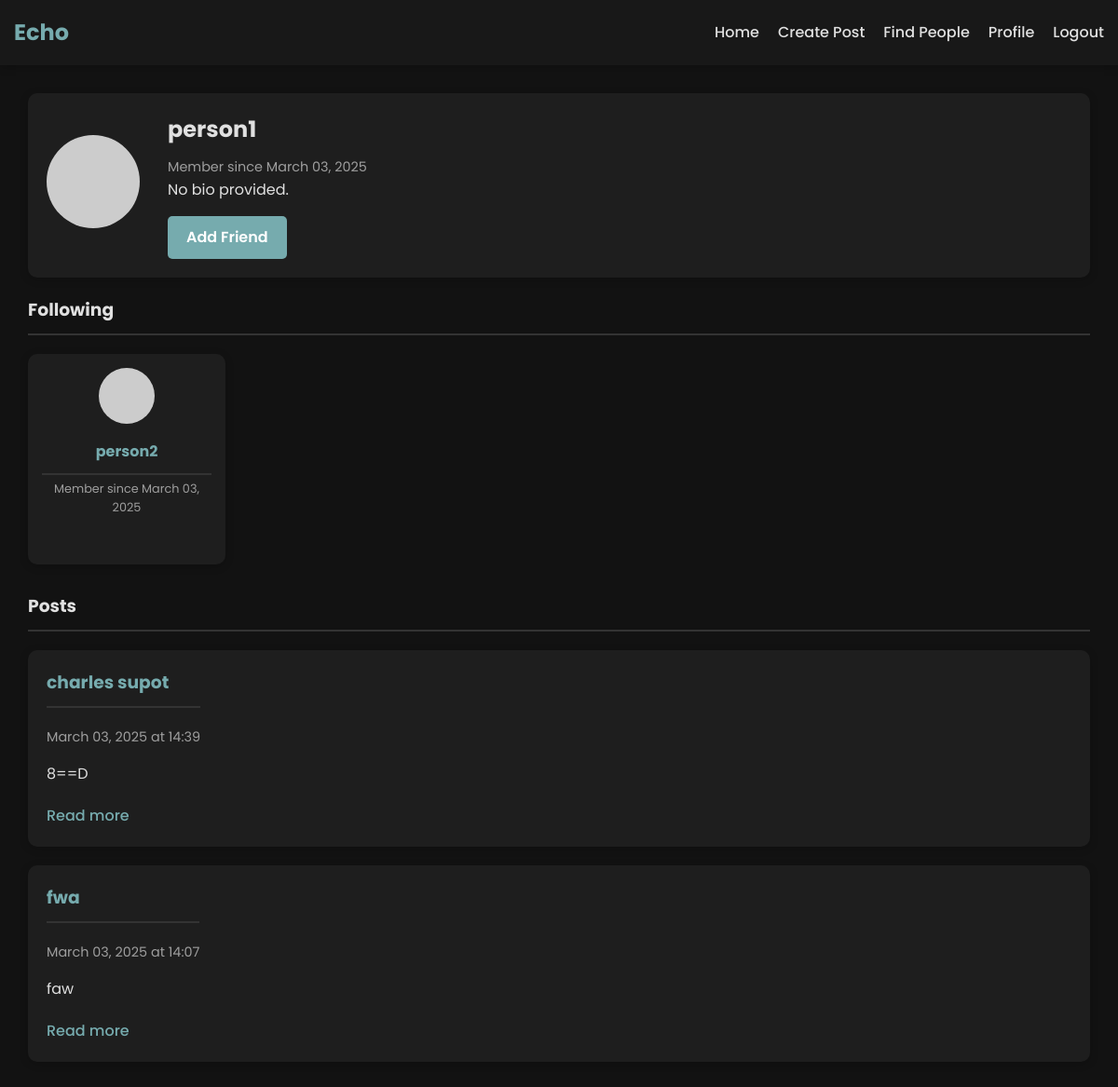
Screenshot of /profile/person1 (signed in) with the database file from the repository.
### app.py (models this page shows, shortened)
class User(UserMixin, db.Model):
    id = db.Column(db.Integer, primary_key=True)
    username = db.Column(db.String(80), unique=True, nullable=False)
    email = db.Column(db.String(120), unique=True, nullable=False)
    password_hash = db.Column(db.String(128), nullable=False)
    bio = db.Column(db.Text, default='')
    join_date = db.Column(db.DateTime, default=datetime.utcnow)
    posts = db.relationship('Post', backref='author', lazy=True, cascade='all, delete-orphan')
    likes = db.relationship('Like', backref='user', lazy='dynamic', cascade='all, delete-orphan')
    comments = db.relationship('Comment', backref='user', lazy='dynamic', cascade='all, delete-orphan')
    friends = db.relationship(
        'User',
        secondary=friendship,
        primaryjoin=(friendship.c.user_id == id),
        secondaryjoin=(friendship.c.friend_id == id),
        backref=db.backref('followed_by', lazy='dynamic'),
        lazy='dynamic'
    )
    def is_friend(self, user):
        return self.friends.filter(friendship.c.friend_id == user.id).count() > 0

class Post(db.Model):
    id = db.Column(db.Integer, primary_key=True)
    title = db.Column(db.String(100), nullable=False)
    content = db.Column(db.Text, nullable=False)
    timestamp = db.Column(db.DateTime, default=datetime.utcnow)
    user_id = db.Column(db.Integer, db.ForeignKey('user.id'), nullable=False)
    edited = db.Column(db.Boolean, default=False)
    edited_timestamp = db.Column(db.DateTime, nullable=True)
    likes = db.relationship('Like', backref='post', lazy='dynamic', cascade='all, delete-orphan')
    comments = db.relationship('Comment', backref='post', lazy='dynamic', cascade='all, delete-orphan')

### app.py (the view)
@app.route('/profile/<username>')
@login_required
def profile(username):
    user = User.query.filter_by(username=username).first_or_404()
    posts = Post.query.filter_by(author=user).order_by(Post.timestamp.desc()).all()
    friends = user.friends.all()
    return render_template('profile.html', user=user, posts=posts, friends=friends)

### app.py (called while the page is built)
@login_manager.user_loader
def load_user(user_id):
    return User.query.get(int(user_id))

### templates/profile.html (shortened to what this page needs)
{% extends 'base.html' %}
{% block content %}
<div class="profile-container">
    <div class="profile-header">
        <div class="profile-avatar">
            <img src="https://ui-avatars.com/api/?name={{ user.username }}&size=128&background=random" alt="Profile">
        </div>
        <div class="profile-info">
            <h2>{{ user.username }}</h2>
            <p class="join-date">Member since {{ user.join_date.strftime('%B %d, %Y') }}</p>
            <p class="bio">{{ user.bio or "No bio provided." }}</p>
            {% if current_user.is_authenticated and current_user.id == user.id %}
                <a href="{{ url_for('edit_profile') }}" class="btn btn-secondary">Edit Profile</a>
            {% elif current_user.is_authenticated and current_user.id != user.id %}
                {% if current_user.is_friend(user) %}
                    <a href="{{ url_for('remove_friend', user_id=user.id) }}" class="btn btn-danger">Remove Friend</a>
                {% else %}
                    <a href="{{ url_for('add_friend', user_id=user.id) }}" class="btn btn-primary">Add Friend</a>
                {% endif %}
            {% endif %}
        </div>
    </div>
    <div class="profile-content">
        <h3 class="profile-tag">Following</h3>
        {% if friends %}
            <div class="friends-container">
                {% for friend in friends %}
                    <div class="user-card">
                        <div class="user-avatar">
                            <img src="https://ui-avatars.com/api/?name={{ friend.username }}&size=80&background=random" alt="{{ friend.username }}">
                        </div>
                        <div class="user-info">
                            <h3><a href="{{ url_for('profile', username=friend.username) }}">{{ friend.username }}</a></h3>
                            <p class="join-date">Member since {{ friend.join_date.strftime('%B %d, %Y') }}</p>
                        </div>
                    </div>
                {% endfor %}
            </div>
        {% else %}
            <div class="empty-state">
                <i class="fas fa-users"></i>
                <p>No followings.</p>
            </div>
        {% endif %}
        <h3 class="profile-tag">Posts</h3>
        {% if posts %}
            <div class="posts-container">
                {% for post in posts %}
                    <div class="post-card">
                        <div class="post-header">
                            <div class="post-info">
                                <h3><a href="{{ url_for('post', post_id=post.id) }}">{{ post.title }}</a></h3>
                                <p class="date">{{ post.timestamp.strftime('%B %d, %Y at %H:%M') }}</p>
                            </div>
                        </div>
                        <div class="post-content">
                            <p>{{ post.content[:200] }}{% if post.content|length > 200 %}...{% endif %}</p>
                            <a href="{{ url_for('post', post_id=post.id) }}" class="read-more">Read more</a>
                        </div>
                    </div>
                {% endfor %}
            </div>
        {% else %}
            <div class="empty-state">
                <i class="fas fa-file-alt"></i>
                <p>No posts yet.</p>
            </div>
        {% endif %}
    </div>
</div>
{% endblock %}

### static/css/style.css (style rules this page uses)
:root { --primary-color: #76ABAE; --primary-dark: #3286a0; --danger-color: #cf6679; --danger-dark: #b55a68; --text-color: #e0e0e0; --text-light: #9e9e9e; --background-color: #121212; --card-color: #1e1e1e; --border-color: #333333; --box-shadow: 0 2px 10px rgba(0, 0, 0, 0.2); --highlight-color: #2d2d2d; }
* { margin: 0; padding: 0; box-sizing: border-box; }
body { font-family: 'Poppins', sans-serif; line-height: 1.6; color: var(--text-color); background-color: var(--background-color); display: flex; flex-direction: column; min-height: 100vh; overflow-x: hidden; }
a { color: var(--primary-color); text-decoration: none; transition: color 0.3s; }
.btn { display: inline-block; padding: 10px 20px; border-radius: 5px; font-weight: 500; cursor: pointer; text-align: center; border: none; transition: background-color 0.3s, transform 0.2s; }
.btn-primary, .btn-secondary, .btn-danger { font-weight: 600; }
.btn-primary { background-color: var(--primary-color); color: white; }
.posts-container { display: grid; gap: 20px; }
.post-card, .sidebar-section, .auth-card, .form-container, .post-detail, .user-card, .empty-state { background-color: var(--card-color); border-radius: 10px; box-shadow: var(--box-shadow); }
.post-card { padding: 20px; transition: transform 0.3s; }
.post-header { display: flex; align-items: center; margin-bottom: 15px; }
.post-info h3 { margin-bottom: 5px; }
.author, .date, .post-info .author, .post-info .date, .user-info .join-date, .profile-info .join-date, .post-meta, .friends-container .user-info .join-date, .comment-date { font-size: 0.9rem; color: var(--text-light); }
.post-content p { margin-bottom: 10px; line-height: 1.6; }
.read-more { display: inline-block; margin-top: 10px; font-weight: 500; }
.profile-container { margin: 30px 0; padding: 0 15px; }
.profile-header { display: flex; align-items: center; background-color: var(--card-color); border-radius: 10px; padding: 20px; box-shadow: var(--box-shadow); margin-bottom: 20px; }
.profile-avatar { margin-right: 30px; }
.profile-avatar img, .user-avatar img { border-radius: 50%; object-fit: cover; }
.profile-avatar img { width: 100px; height: 100px; }
.profile-info h2 { margin-bottom: 10px; color: var(--text-color); }
.profile-info .bio { margin-bottom: 15px; line-height: 1.6; }
.profile-content h3, .form-container h2, .edit-post-heading, .users-container h2, .comments-section h3, .card-header > h3 { margin-bottom: 20px; color: var(--text-color); border-bottom: 2px solid var(--border-color); padding-bottom: 10px; }
.users-grid, .friends-container { display: grid; gap: 20px; }
.user-card { padding: 20px; display: flex; flex-direction: column; align-items: center; text-align: center; transition: transform 0.3s; }
.user-avatar { margin-bottom: 15px; }
.user-avatar img { width: 80px; height: 80px; }
.user-info h3 { margin-bottom: 5px; }
.user-info .join-date { margin-bottom: 15px; }
.friends-container { grid-template-columns: repeat(auto-fill, minmax(200px, 1fr)); margin-bottom: 30px; }
.friends-container .user-card { padding: 15px; }
.friends-container .user-avatar { margin-bottom: 10px; }
.friends-container .user-avatar img { width: 60px; height: 60px; }
.friends-container .user-info { margin-bottom: 10px; }
.friends-container .user-info h3 { font-size: 1rem; margin-bottom: 5px; }
.friends-container .user-info .join-date { font-size: 0.8rem; }
.profile-container .profile-tag { margin-top: 1rem; }

### rows the page displays
User: username "person1", join_date "March 03, 2025", bio "No bio provided."
User: username "person2", join_date "March 03, 2025"
Post: title "charles supot", timestamp "March 03, 2025 at 14:39", content "8==D"
Post: title "fwa", timestamp "March 03, 2025 at 14:07", content "faw"
